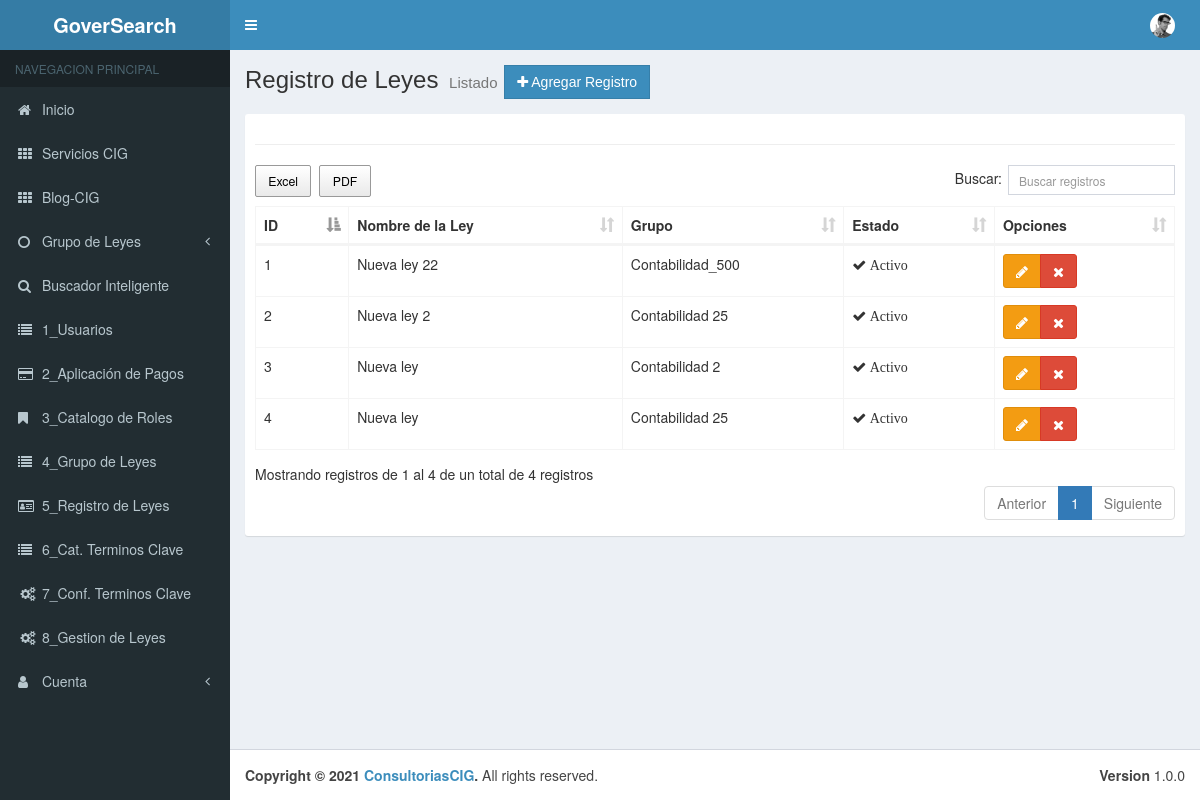
Before: /Menu/cReg_Leyes with the older database file.
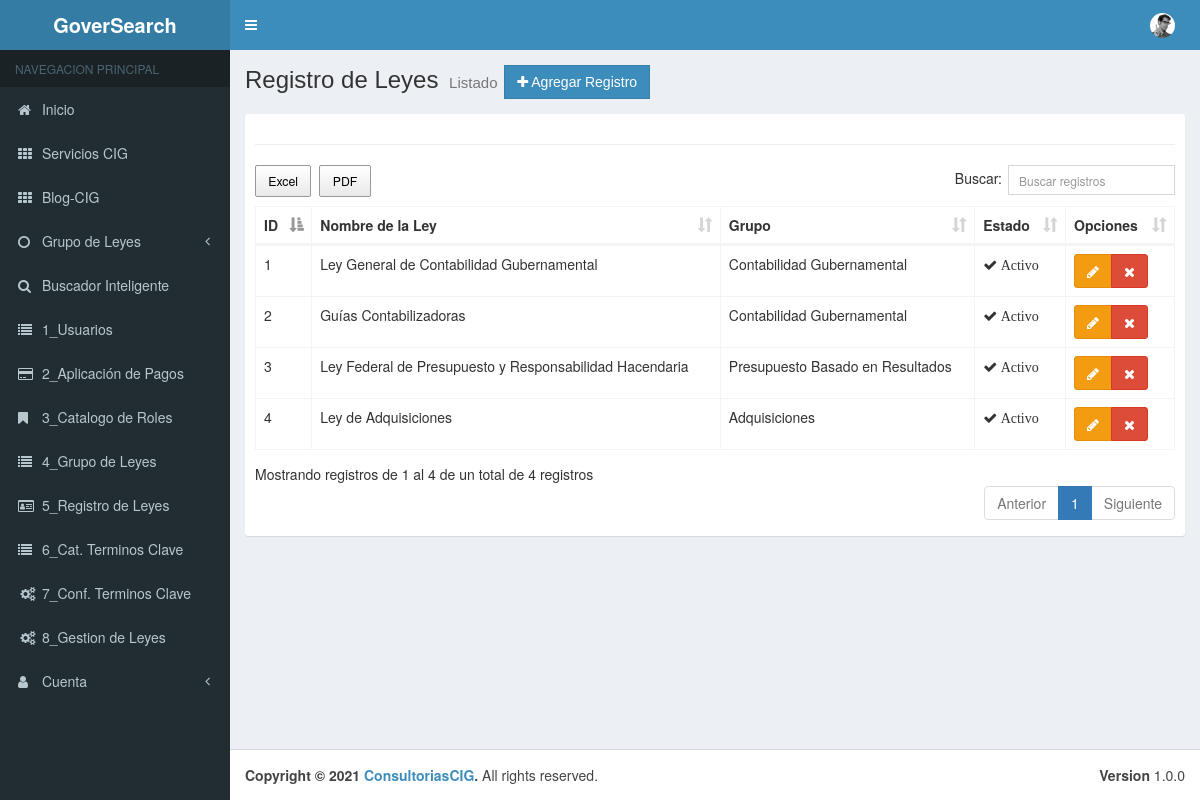
After: the same page with the newer database file.
### tables this page shows
CREATE TABLE `tbl_leyes` (
  `pk_Datos_Ley` int(11) NOT NULL,
  `Nombre_de_Ley` varchar(100) NOT NULL,
  `Grupo_pk` int(11) NOT NULL,
  `Estado` bit(1) NOT NULL
);

CREATE TABLE `tbl_gpo_leyes` (
  `pk_Gpo_Ley` int(11) NOT NULL,
  `Nombre_de_Grupo` varchar(50) NOT NULL,
  `Estado` bit(1) NOT NULL
);

### application/controllers/Menu/cReg_Leyes.php (called while the page is built, shortened)
<?php
class cReg_Leyes extends CI_Controller {
	public function __construct(){
		$this->load->model("Reg_Leyes_Model");
		$this->load->model("Grupo_Leyes_Model");
	}
	public function index()
	{
		$aside = array(
			'cGrupos' => $this->Grupo_Leyes_Model->getGrupo_Model()
		);
		$data = array(
			'regleyes' =>$this->Reg_Leyes_Model->getRegLey(),
	   );
		$this->load->view("layouts/header");
		$this->load->view("layouts/aside", $aside);
		$this->load->view("admin/Menu/vReg_Leyes/list", $data);
		$this->load->view("layouts/footer");
	}
}

### index.php (called while the page is built, shortened)
<?php
require_once BASEPATH.'core/CodeIgniter.php';

### application/models/Reg_Leyes_Model.php (called while the page is built, shortened)
<?php
class Reg_Leyes_Model extends CI_Model {
    public function getRegLey(){
        $this->db->select("l.* ,g.Nombre_de_Grupo as grupos");
        $this->db->from("tbl_leyes l");
        $this->db->join("tbl_gpo_leyes g","l.Grupo_pk = g.pk_Gpo_Ley");
        $this->db->where("l.Estado","1");
        $resultados = $this->db->get();
        return $resultados->result();
    }
}

### application/views/admin/Menu/vReg_Leyes/list.php (the view, shortened to what this page needs)
<div class="content-wrapper">
    <section class="content-header">
        <h1>
            Registro de Leyes
        <small>Listado</small>
        <a href="<?php echo base_url();?>Menu/cReg_Leyes/add" class="btn btn-primary btn-flat"><span class="fa fa-plus"></span> Agregar Registro</a>
        </h1>
    </section>
    <section class="content">
        <div class="box box-solid">
            <div class="box-body">
                <hr>
                <div class="row">
                    <div class="col-md-12">
                        <table id="example" class="table table-bordered table-hover">
                            <thead>
                            <tr>
                                <th>ID</th>
                                <th>Nombre de la Ley</th>
                                <th>Grupo</th>
                                <th>Estado</th>
                                <th>Opciones</th>
                                </tr>
                            </thead>
                            <tbody>
                            <?php if(!empty($regleyes)):?>
                            <?php foreach($regleyes as $regley):?>
                                <tr>
                                    <td><?php echo $regley->pk_Datos_Ley; ?></td>
                                    <td><?php echo $regley->Nombre_de_Ley; ?></td>
                                    <td><?php echo $regley->grupos;?></td>
                                    <td>
                                        <?php if($regley->Estado == 0): ?>
                                            <span class="fa fa-times"> Inactivo</span>
                                        <?php else:?>
                                            <span class="fa fa-check"> Activo</span>
                                        <?php endif;?>
                                    </td>
                                    <td>
                                        <div class="btn-group">
                                            <a href="<?php echo base_url()?>Menu/cReg_Leyes/edit/<?php echo $regley->pk_Datos_Ley;?>" class="btn btn-warning"><span class="fa fa-pencil"></span></a>
                                            <a href="<?php echo base_url();?>Menu/cReg_Leyes/delete/<?php echo $regley->pk_Datos_Ley;?>" class="btn btn-danger btn-remove"><span class="fa fa-remove"></span></a>
                                        </div>
                                    </td>
                                </tr>
                            <?php endforeach;?>
                            <?php endif;?>
                            </tbody>
                        </table>
                    </div>
                </div>
            </div>
        </div>
    </section>
</div>

Changed rows visible on the page:
changed tbl_leyes id 1: Nombre_de_Ley "Nueva ley 22" → "Ley General de Contabilidad Gubernamental"; Grupo_pk.Nombre_de_Grupo "Contabilidad_500" → "Contabilidad Gubernamental"
changed tbl_leyes id 2: Nombre_de_Ley "Nueva ley 2" → "Guías Contabilizadoras"; Grupo_pk.Nombre_de_Grupo "Contabilidad 25" → "Contabilidad Gubernamental"
changed tbl_leyes id 3: Nombre_de_Ley "Nueva ley" → "Ley Federal de Presupuesto y Responsabilidad Hacendaria"; Grupo_pk.Nombre_de_Grupo "Contabilidad 2" → "Presupuesto Basado en Resultados"
changed tbl_leyes id 4: Nombre_de_Ley "Nueva ley" → "Ley de Adquisiciones"; Grupo_pk.Nombre_de_Grupo "Contabilidad 25" → "Adquisiciones"
